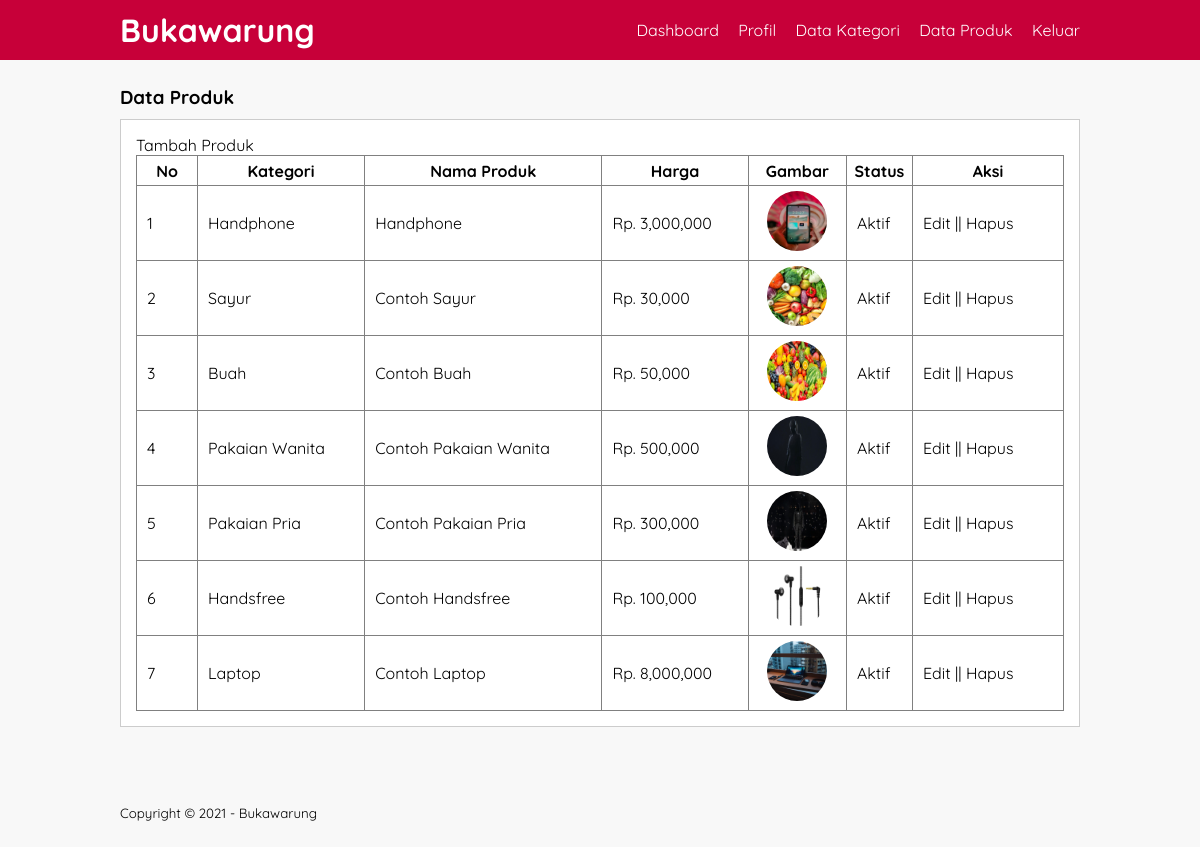
The app's page /data-produk.php (signed in) with its own data.
### tables this page shows
CREATE TABLE `tb_product` (
  `product_id` int(11) NOT NULL,
  `category_id` int(11) NOT NULL,
  `product_name` varchar(1000) NOT NULL,
  `product_price` int(11) NOT NULL,
  `product_description` text NOT NULL,
  `product_image` varchar(100) NOT NULL,
  `product_status` tinyint(4) NOT NULL,
  `date_created` timestamp NOT NULL DEFAULT current_timestamp()
);

CREATE TABLE `tb_category` (
  `category_id` int(11) NOT NULL,
  `category_name` varchar(25) NOT NULL,
  `category_image` varchar(100) DEFAULT NULL
);

### data-produk.php (the view, shortened to what this page needs)
<?php
    include ("db.php");
?>
<!DOCTYPE html>
<html lang="id">
<head>
    <link rel="stylesheet" href="css/style.css">
</head>
<body>
    <header>
        <div class="container">
        <h1><a href="index.php">Bukawarung</a></h1>
        <ul>
           <li><a href="dashboard.php">Dashboard</a></li>
            <li><a href="profil.php">Profil</a></li>
            <li><a href="data-kategori.php">Data Kategori</a></li>
            <li><a href="data-produk.php">Data Produk</a></li>
            <li><a href="keluar.php">Keluar</a></li>
        </ul>
        </div>
    </header>
    <div class="section">
        <div class="container">
             <h3>Data Produk</h3>
             <div class="box">
                 <p><a href="tambah-produk.php">Tambah Produk</a></p>
                 <table border="1" cellspacing="0" class="table">
                     <thead>
                         <tr>
                             <th width="60px">No</th>
                             <th>Kategori</th>
                             <th>Nama Produk</th>
                             <th>Harga</th>
                             <th>Gambar</th>
                             <th>Status</th>
                             <th width="150px">Aksi</th>
                         </tr>
                     </thead>
                     <tbody>
                         <?php
                         $produk = mysqli_query($conn, "SELECT * FROM tb_product LEFT JOIN tb_category USING (category_id) ORDER BY product_id DESC");
                         $no = 1;
                         if(mysqli_num_rows($produk)>0){
                         while($row = mysqli_fetch_array($produk)){
                           ?>
                         <tr>
                             <td><?php echo $no++ ?></td>
                             <td><?php echo $row["category_name"];  ?></td>
                             <td><?php echo $row["product_name"];  ?></td>
                             <td>Rp. <?php echo number_format($row["product_price"]);  ?></td>
                             <td style="text-align:center;"><a href="produk/<?php echo $row['product_image']?>" target="_blank"><img src="produk/<?php echo $row['product_image']?>" width="60px" height="60px" style="border-radius:50%;"></a></td>
                             <td><?php echo ($row["product_status"]== 0)?'Tidak Aktif':'Aktif';?></td>
                             <td >
                                 <a href="edit-produk.php?id=<?php echo $row['product_id']?>">Edit</a> || <a href="proses-hapus.php?idp=<?php echo $row['product_id']?>" onclick="return confirm('yakin ingin hapus?')">Hapus</a>
                             </td>
                         </tr>
                         <?php
                         }} else {
                         ?>
                         <tr>
                             <td colspan="8">Tidak ada data</td>
                         </tr>
                         <?php
                         } ?>
                     </tbody>
                 </table>
             </div>
        </div>
    </div>
    <footer>
        <div class="container">
            <small>Copyright &copy; 2021 - Bukawarung</small>
        </div>
    </footer>
</body>
</html>

### css/style.css (style rules this page uses)
* { margin: 0; padding: 0; font-family: 'Quicksand', sans-serif; }
body { background-color: #f8f8f8; }
a { color: inherit; text-decoration: none; }
header { background-color: #c70039; color: #fff; }
header h1 { float: left; padding: 10px 0; }
header ul { float: right; }
header ul li { display: inline-block; }
header ul li a { padding: 20px 0 20px 15px; display: inline-block; }
footer { padding: 25px 0; }
.container { width: 80%; margin: 0 auto; }
.container::after { content: ''; display: block; clear: both; }
.section { padding: 25px 0; }
.box { background-color: #fff; border: 1px solid #ccc; padding: 15px; box-sizing: border-box; margin: 10px 0 25px 0; }
.box::after { content: ''; display: block; clear: both; }
.table { width: 100%; border-collapse: collapse; clear: both; }
.table tr { height: 30px; }
.table tr td { padding: 5px 10px; }

### records on screen
tb_product: category.category_name "Handphone", product_name "Handphone", product_price "3,000,000", product_image (picture), product_status "Aktif"
tb_product: category.category_name "Sayur", product_name "Contoh Sayur", product_price "30,000", product_image (picture), product_status "Aktif"
tb_product: category.category_name "Buah", product_name "Contoh Buah", product_price "50,000", product_image (picture), product_status "Aktif"
tb_product: category.category_name "Pakaian Wanita", product_name "Contoh Pakaian Wanita", product_price "500,000", product_image (picture), product_status "Aktif"
tb_product: category.category_name "Pakaian Pria", product_name "Contoh Pakaian Pria", product_price "300,000", product_image (picture), product_status "Aktif"
tb_product: category.category_name "Handsfree", product_name "Contoh Handsfree", product_price "100,000", product_image (picture), product_status "Aktif"
tb_product: category.category_name "Laptop", product_name "Contoh Laptop", product_price "8,000,000", product_image (picture), product_status "Aktif"
